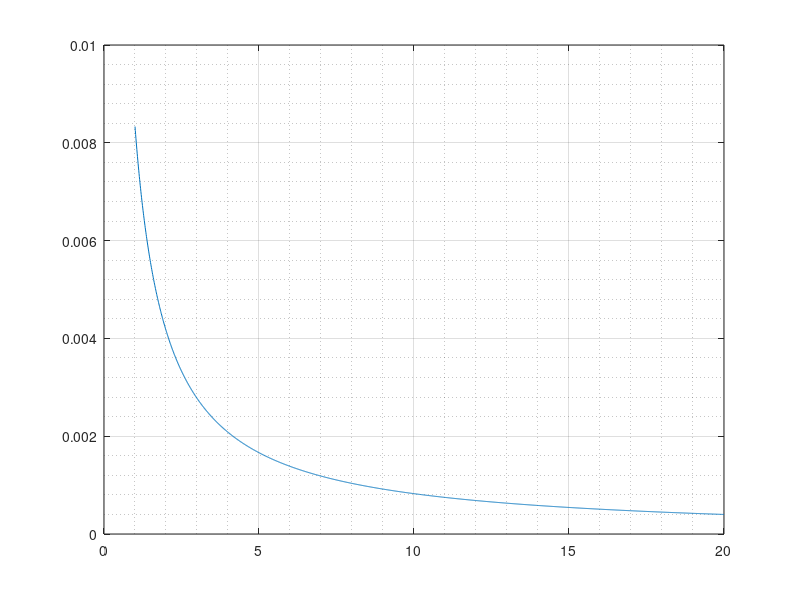

MATLAB code to generate this figure: (Note: this script raises an error after producing the figure.)

clear

topo_parm = 1:0.01:20;
Ptide_parm = [1 2]*43200;

Ptide = Ptide_parm(1);
omega = 2*pi/Ptide;

NT = length(topo_parm);
for nt = 1:NT
    topo = topo_parm(nt);    
    critical_convec_shear(nt) = cotd(topo)*omega;
end

figure(10)
plot(topo_parm,critical_convec_shear)
grid on;
grid minor;



%%



clear;
load('CriticalShear.mat')
% %%
% fontsize = 20;
% figure(1)
% set(gcf,'color','w','Position',[133 306 717 582]);
% semilogy(Shear_parm,Ri_min,'LineWidth',2)
% hold on;plot(Shear_parm,0.25*ones(1,length(Shear_parm)),'-.','LineWidth',2)
% grid on;
% set(gca,'Fontsize',fontsize);
% ylabel('Ri_{min}')
% xlabel('Shear (1/s)')
% title('Minimum Ri of the background flow','Fontsize',fontsize+3);


figure(2)
pcolor(log10(Nsquare_parm),topo_parm,log10(criticalShear_M2)');
shading interp;colorbar;
colormap(WhiteBlueGreenYellowRed(0))

figure(3)
clf;
% plot(log10(Bu(10,:)),log10(criticalShear_M2(10,:)))
% hold on;
% plot(log10(Bu(11,:)),log10(criticalShear_M2(11,:)))
% plot(log10(Bu(12,:)),log10(criticalShear_M2(12,:)))
% plot(log10(Bu(13,:)),log10(criticalShear_M2(13,:)))
% plot(log10(Bu(14,:)),log10(criticalShear_M2(14,:)))

% loglog(Bu(50,:),criticalShear_M2(50,:))
%%% (Stratification,slope)
loglog(Bu',criticalShear_M2')

figure(4)
clf;
pcolor(log10(Nsquare_parm),topo_parm,log10(Bu)');
shading interp;colorbar;
colormap(WhiteBlueGreenYellowRed(0))

